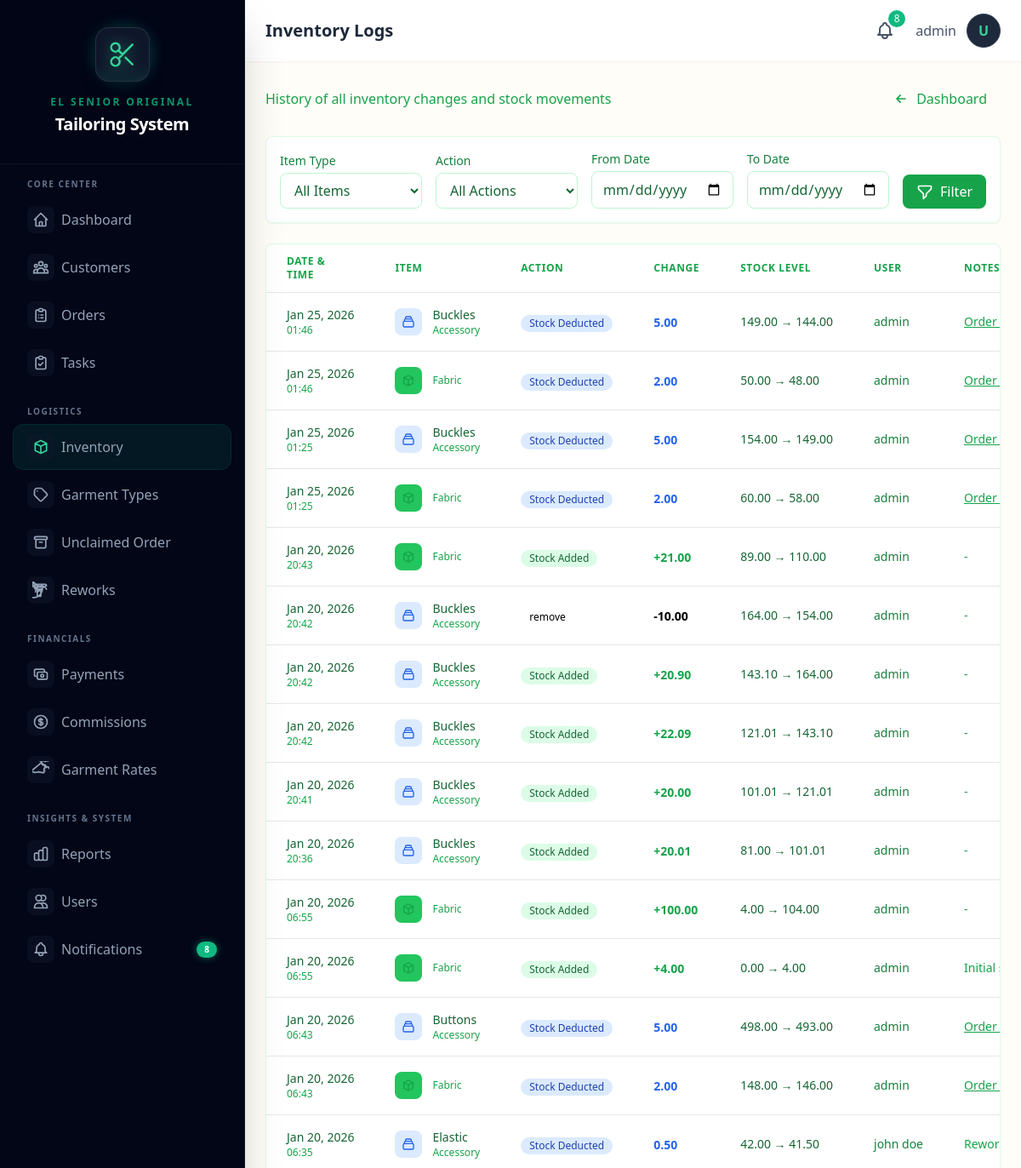
The app's page /inventory/logs/ (signed in, upper part), older data.
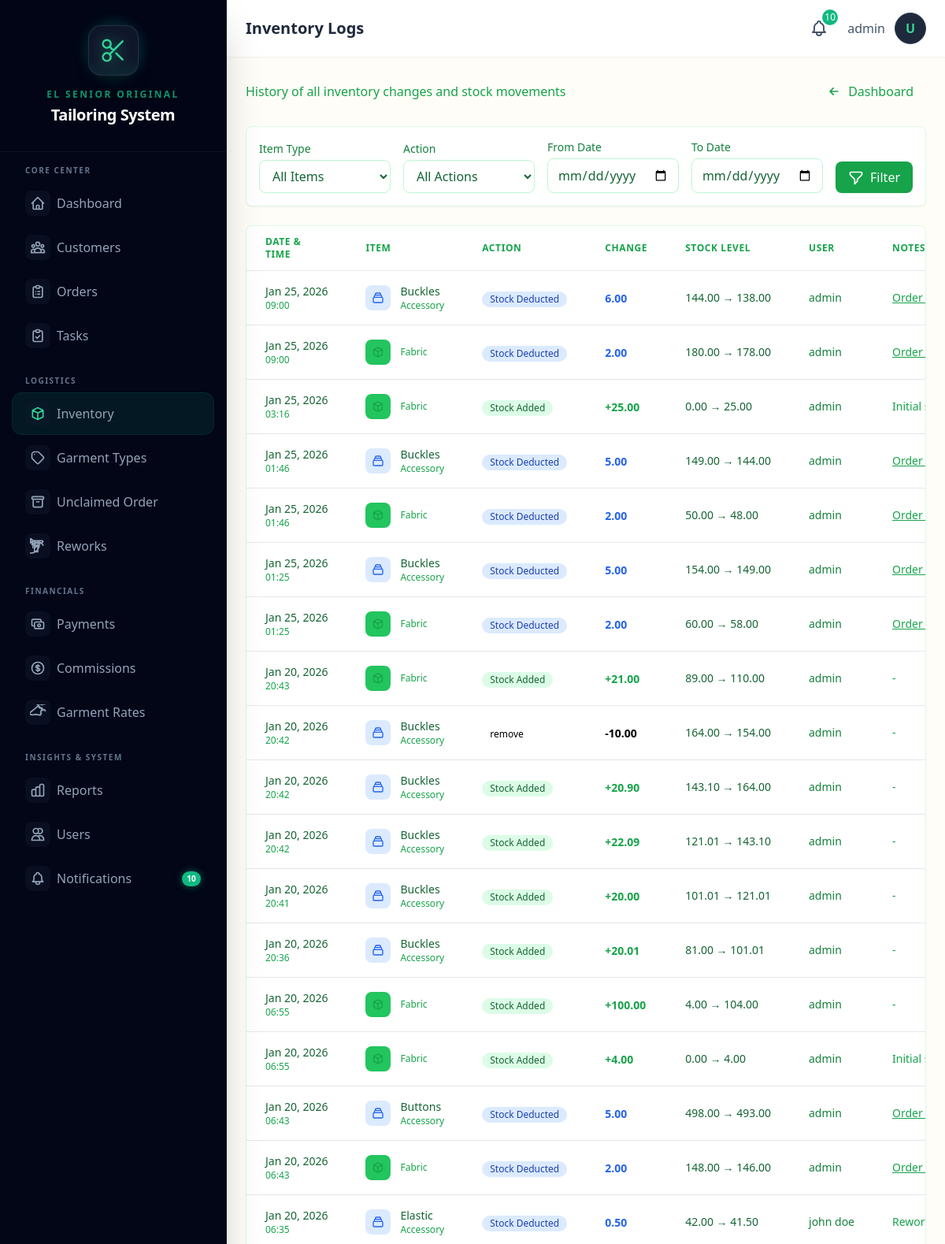
The same page, newer data.
### core/models.py (models this page shows, shortened)
class InventoryLog(models.Model):
    ACTION_CHOICES = [
        ('add', 'Stock Added'),
        ('deduct', 'Stock Deducted'),
        ('adjust', 'Stock Adjusted'),
    ]
    ITEM_TYPE_CHOICES = [
        ('fabric', 'Fabric'),
        ('accessory', 'Accessory'),
    ]
    item_type = models.CharField(max_length=20, choices=ITEM_TYPE_CHOICES)
    fabric = models.ForeignKey(
        Fabric,
        on_delete=models.SET_NULL,
        null=True,
        blank=True
    )
    accessory = models.ForeignKey(
        Accessory,
        on_delete=models.SET_NULL,
        null=True,
        blank=True
    )
    action = models.CharField(max_length=20, choices=ACTION_CHOICES)
    quantity = models.DecimalField(max_digits=10, decimal_places=2)
    previous_stock = models.DecimalField(max_digits=10, decimal_places=2)
    new_stock = models.DecimalField(max_digits=10, decimal_places=2)
    order = models.ForeignKey(
        Order,
        on_delete=models.SET_NULL,
        null=True,
        blank=True,
        help_text="Related order if deduction was for an order"
    )
    notes = models.TextField(blank=True)
    created_by = models.ForeignKey(
        User,
        on_delete=models.SET_NULL,
        null=True
    )
    created_at = models.DateTimeField(auto_now_add=True)
    class Meta:
        ordering = ['-created_at']
        verbose_name_plural = "Inventory Logs"

class Accessory(models.Model):
    UNIT_CHOICES = [
        ('pcs', 'Pieces'),
        ('meters', 'Meters'),
        ('yards', 'Yards'),
        ('rolls', 'Rolls'),
        ('packs', 'Packs'),
    ]
    name = models.CharField(max_length=200)
    unit = models.CharField(max_length=20, choices=UNIT_CHOICES, default='pcs')
    stock_quantity = models.DecimalField(
        max_digits=10,
        decimal_places=2,
        default=0,
        validators=[MinValueValidator(Decimal('0'))]
    )
    price_per_unit = models.DecimalField(
        max_digits=10,
        decimal_places=2,
        default=0
    )
    description = models.TextField(blank=True)
    created_at = models.DateTimeField(auto_now_add=True)
    updated_at = models.DateTimeField(auto_now=True)
    class Meta:
        verbose_name_plural = "Accessories"
        ordering = ['name']

### core/views.py (the view)
    def wrapper(request, *args, **kwargs):
        if not request.user.is_authenticated:
            return redirect("login")
        if not hasattr(request.user, "profile") or not request.user.profile.is_admin:
            messages.error(request, "Admin access required.")
            return redirect("dashboard")
        return view_func(request, *args, **kwargs)

### core/context_processors.py (called while the page is built)
def shop_info(request):
    return {
        'SHOP_NAME': getattr(settings, 'SHOP_NAME', 'El Senior Original Tailoring'),
        'SHOP_ADDRESS': getattr(settings, 'SHOP_ADDRESS', ''),
        'SHOP_PHONE': getattr(settings, 'SHOP_PHONE', ''),
    }

def notifications(request):
    if not request.user.is_authenticated:
        return {
            'unread_notification_count': 0,
            'recent_notifications': [],
            'has_unread_notifications': False,
        }
    from .models import Notification
    unread_count = Notification.get_unread_count(request.user)
    recent_notifications = Notification.get_recent_notifications(request.user, limit=10)
    urgent_count = Notification.objects.filter(
        recipient=request.user,
        is_read=False,
        priority__in=['urgent', 'high']
    ).count()
    return {
        'unread_notification_count': unread_count,
        'recent_notifications': recent_notifications,
        'has_unread_notifications': unread_count > 0,
        'urgent_notification_count': urgent_count,
        'has_urgent_notifications': urgent_count > 0,
    }

### core/models.py (called while the page is built)
    @property
    def is_admin(self):
        return self.role == 'admin'

### templates/inventory/logs.html (shortened to what the changed rows need)
{% extends 'base.html' %}
{% block page_title %}Inventory Logs{% endblock %}
{% block content %}
<div class="space-y-6">
    <div class="bg-white rounded-lg shadow-sm border border-green-100 overflow-hidden">
        <div class="overflow-x-auto">
            <table class="min-w-full divide-y divide-brown-100">
                <thead class="bg-cream-5000">
                    <tr>
                        <th scope="col" class="px-6 py-3 text-left text-xs font-semibold text-green-600 uppercase tracking-wider">
                            Date & Time
                        </th>
                        <th scope="col" class="px-6 py-3 text-left text-xs font-semibold text-green-600 uppercase tracking-wider">
                            Item
                        </th>
                        <th scope="col" class="px-6 py-3 text-left text-xs font-semibold text-green-600 uppercase tracking-wider">
                            Action
                        </th>
                        <th scope="col" class="px-6 py-3 text-left text-xs font-semibold text-green-600 uppercase tracking-wider">
                            Change
                        </th>
                        <th scope="col" class="px-6 py-3 text-left text-xs font-semibold text-green-600 uppercase tracking-wider">
                            Stock Level
                        </th>
                        <th scope="col" class="px-6 py-3 text-left text-xs font-semibold text-green-600 uppercase tracking-wider">
                            User
                        </th>
                        <th scope="col" class="px-6 py-3 text-left text-xs font-semibold text-green-600 uppercase tracking-wider">
                            Notes
                        </th>
                    </tr>
                </thead>
                <tbody class="bg-white divide-y divide-brown-100">
                    {% for log in logs %}
                    <tr class="hover:bg-pink-5000 transition-colors">
                        <td class="px-6 py-4 whitespace-nowrap">
                            <div class="text-sm text-green-800">{{ log.created_at|date:"M d, Y" }}</div>
                            <div class="text-xs text-green-600">{{ log.created_at|time:"H:i" }}</div>
                        </td>
                        <td class="px-6 py-4 whitespace-nowrap">
                            <div class="flex items-center">
                                <div class="w-8 h-8 rounded-lg flex items-center justify-center
                                    {% if log.item_type == 'fabric' %}bg-green-500{% else %}bg-blue-100{% endif %}">
                                    {% if log.item_type == 'fabric' %}
                                    <svg class="w-4 h-4 text-green-600" fill="none" stroke="currentColor" viewBox="0 0 24 24">
                                        <path stroke-linecap="round" stroke-linejoin="round" stroke-width="2" d="M20 7l-8-4-8 4m16 0l-8 4m8-4v10l-8 4m0-10L4 7m8 4v10M4 7v10l8 4"/>
                                    </svg>
                                    {% endif %}
                                </div>
                                <div class="ml-3">
                                    <div class="text-sm font-medium text-green-800">
                                        {% if log.fabric %}{{ log.fabric.name }}{% else %}{{ log.accessory.name }}{% endif %}
                                    </div>
                                    <div class="text-xs text-green-600">{{ log.get_item_type_display }}</div>
                                </div>
                            </div>
                        </td>
                        <td class="px-6 py-4 whitespace-nowrap">
                            <span class="inline-flex items-center px-2.5 py-0.5 rounded-full text-xs font-medium
                                {% if log.action == 'add' %}bg-green-100 text-green-800
                                {% elif log.action == 'remove' %}bg-salmon-100 text-salmon-500
                                {% elif log.action == 'order' %}bg-purple-100 text-purple-800
                                {% else %}bg-blue-100 text-blue-800{% endif %}">
                                {{ log.get_action_display }}
                            </span>
                        </td>
                        <td class="px-6 py-4 whitespace-nowrap">
                            <span class="text-sm font-semibold
                                {% if log.action == 'add' %}text-green-600{% elif log.action == 'remove' or log.action == 'order' %}text-salmon-500{% else %}text-blue-600{% endif %}">
                                {% if log.action == 'add' %}+{% elif log.action == 'remove' or log.action == 'order' %}-{% endif %}{{ log.quantity }}
                            </span>
                        </td>
                        <td class="px-6 py-4 whitespace-nowrap">
                            <div class="text-sm text-green-800">
                                {{ log.previous_stock }} &rarr; {{ log.new_stock }}
                            </div>
                        </td>
                        <td class="px-6 py-4 whitespace-nowrap">
                            <div class="text-sm text-green-700">
                                {% if log.created_by %}
                                    {{ log.created_by.get_full_name|default:log.created_by.username }}
                                {% else %}
                                    <span class="text-cream-600">System</span>
                                {% endif %}
                            </div>
                        </td>
                        <td class="px-6 py-4">
                            <div class="text-sm text-green-600 max-w-xs truncate">
                                {% if log.order %}
                                    <a href="{% url 'order_detail' log.order.pk %}" class="text-green-600 hover:text-green-800 underline">
                                        Order #{{ log.order.pk }}
                                    </a>
                                {% endif %}
                                {% if log.notes %}
                                    {{ log.notes|truncatechars:50 }}
                                {% elif not log.order %}
                                    <span class="text-cream-600">-</span>
                                {% endif %}
                            </div>
                        </td>
                    </tr>
                    {% endfor %}
                </tbody>
            </table>
        </div>
    </div>
</div>
{% endblock %}

### templates/base.html (shortened to what the changed rows need)
<!DOCTYPE html>
<html lang="en">
<head>
    {% load static %}
    <script src="{% static 'js/tailwind.js' %}"></script>
    <link rel="stylesheet" href="https://unpkg.com/unpoly@3.10.2/unpoly.min.css">
</head>
<body class="bg-cream-50 min-h-screen">
    {% block body %}
    {% if user.is_authenticated %}
    <div x-data="{ sidebarOpen: false }" class="flex h-screen overflow-hidden">
        <aside :class="sidebarOpen ? 'translate-x-0' : '-translate-x-full'"
            class="fixed inset-y-0 left-0 z-30 w-72 bg-slate-950 border-r border-slate-800/50 transform transition-all duration-300 ease-in-out lg:translate-x-0 lg:static lg:inset-auto no-print shadow-2xl overflow-y-auto scrollbar-thin scrollbar-thumb-slate-800 scrollbar-track-transparent">
            <div class="sticky top-0 z-20 flex flex-col items-center justify-center py-8 px-6 bg-slate-950/80 backdrop-blur-md border-b border-white/5">
                <h2 class="mt-4 text-center">
                    <span class="block text-xs uppercase tracking-[0.2em] text-emerald-500 font-bold mb-1 opacity-80">El Senior Original</span>
                    <span class="block text-xl font-black text-white tracking-tight">Tailoring System</span>
                </h2>
            </div>
            <nav class="mt-4 px-4 pb-8 space-y-6">
                <div>
                    <div class="space-y-1">
                        <a href="{% url 'notification_list' %}"
                            class="flex items-center px-4 py-2.5 text-slate-400 rounded-xl hover:bg-white/5 hover:text-white transition-all duration-200 group ">
                            <div class="w-8 h-8 flex items-center justify-center mr-2 rounded-lg bg-slate-900/50 group-hover:bg-emerald-500/10 transition-colors">
                                <svg class="w-5 h-5 {% if 'notifications' in request.path %}text-emerald-400{% else %}group-hover:text-emerald-400{% endif %}"
                                    fill="none" stroke="currentColor" viewBox="0 0 24 24">
                                    <path stroke-linecap="round" stroke-linejoin="round" stroke-width="2"
                                        d="M15 17h5l-1.405-1.405A2.032 2.032 0 0118 14.158V11a6.002 6.002 0 00-4-5.659V5a2 2 0 10-4 0v.341C7.67 6.165 6 8.388 6 11v3.159c0 .538-.214 1.055-.595 1.436L4 17h5m6 0v1a3 3 0 11-6 0v-1m6 0H9" />
                                </svg>
                            </div>
                            <span class="font-medium">Notifications</span>
                            {% if unread_notification_count > 0 %}
                            <span class="ml-auto bg-emerald-500 text-white text-[10px] font-bold rounded-full px-1.5 py-0.5 min-w-[1.5rem] text-center shadow-[0_0_10px_rgba(16,185,129,0.5)]">{{ unread_notification_count }}</span>
                            {% endif %}
                        </a>
                    </div>
                </div>
            </nav>
        </aside>
        <div class="flex-1 flex flex-col overflow-hidden">
            <header class="bg-white shadow-sm z-10 no-print">
                <div class="flex items-center justify-between px-6 py-4">
                    <h1 class="text-xl font-semibold text-slate-800">{% block page_title %}Dashboard{% endblock %}</h1>
                    <div class="flex items-center gap-4">
                        <div x-data="{ notifOpen: false }" class="relative">
                            <button @click="notifOpen = !notifOpen" @click.away="notifOpen = false"
                                class="relative p-2 text-slate-600 hover:text-slate-800 hover:bg-slate-100 rounded-full focus:outline-none transition-colors"
                                hx-get="{% url 'notification_dropdown' %}" hx-trigger="click"
                                hx-target="#notification-dropdown-content" hx-swap="innerHTML">
                                {% if unread_notification_count > 0 %}
                                <span
                                    class="absolute -top-1 -right-1 bg-emerald-500 text-white text-xs rounded-full h-5 w-5 flex items-center justify-center animate-pulse">
                                    {{ unread_notification_count|default:0 }}
                                </span>
                                {% endif %}
                            </button>
                        </div>
                    </div>
            </header>
            <main id="main-content" class="flex-1 overflow-y-auto p-6">
                {% block content %}{% endblock %}
            </main>
        </div>
    </div>
    {% else %}
    {% block unauthenticated_content %}{% endblock %}
    {% endif %}
    {% endblock %}
</body>
</html>

Row changes from the older to the newer data that the page shows:
added InventoryLog: created_at "Jan 25, 2026", created_at "09:00", accessory.name "Buckles", item_type "Accessory", action "Stock Deducted", quantity "6.00", previous_stock "144.00", new_stock "138.00", created_by.get_full_name "admin"
added InventoryLog: created_at "Jan 25, 2026", created_at "09:00", item_type "Fabric", action "Stock Deducted", quantity "2.00", previous_stock "180.00", new_stock "178.00", created_by.get_full_name "admin"
added InventoryLog: created_at "Jan 25, 2026", created_at "03:16", item_type "Fabric", action "Stock Added", quantity "25.00", previous_stock "0.00", new_stock "25.00", created_by.get_full_name "admin", notes "Initial…"
Text that changed along with them:
{{ unread_notification_count }}: "8" → "10"
{{ unread_notification_count|default:0 }}: "8" → "10"
